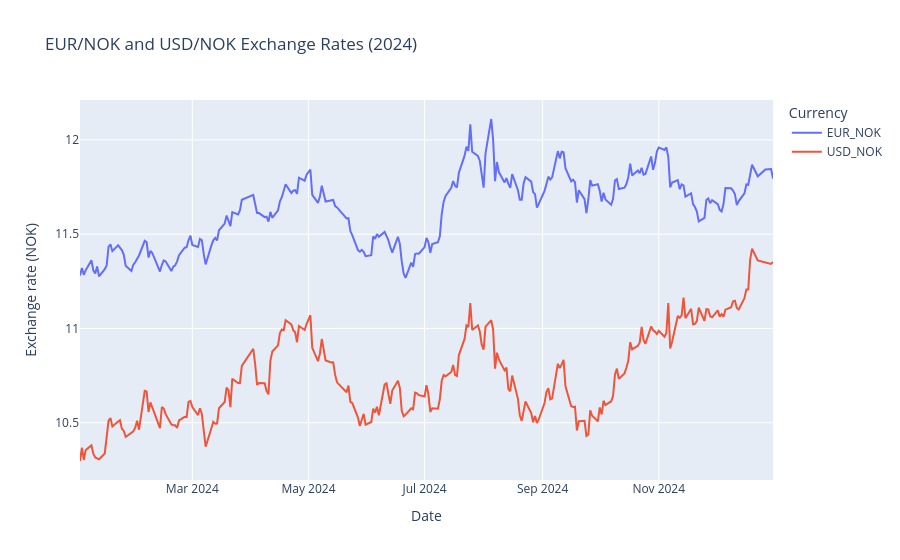

Write notebook code for a chart like this one.
### Code cell
fig = px.line(
    exchange_rates,
    x="date",
    y=["EUR_NOK", "USD_NOK"],
    title="EUR/NOK and USD/NOK Exchange Rates (2024)",
    labels={
        "date": "Date",
        "value": "Exchange rate (NOK)",
        "variable": "Currency"
    }
)

fig.show()

### Figure 1 — Plotly figure (JSON) as saved in the notebook; plotly's stock layout.template omitted (floating-point values rounded to 4 significant figures; data arrays with more than 128 entries replaced by an {"elided": "..."} marker saying what was removed)
{"data": [{"hovertemplate": "Currency=EUR_NOK<br>Date=%{x}<br>Exchange rate (NOK)=%{y}<extra></extra>", "legendgroup": "EUR_NOK", "line": {"color": "#636efa", "dash": "solid"}, "marker": {"symbol": "circle"}, "mode": "lines", "name": "EUR_NOK", "orientation": "v", "showlegend": true, "type": "scatter", "x": {"elided": "251 str values"}, "xaxis": "x", "y": {"elided": "251 float values"}, "yaxis": "y"}, {"hovertemplate": "Currency=USD_NOK<br>Date=%{x}<br>Exchange rate (NOK)=%{y}<extra></extra>", "legendgroup": "USD_NOK", "line": {"color": "#EF553B", "dash": "solid"}, "marker": {"symbol": "circle"}, "mode": "lines", "name": "USD_NOK", "orientation": "v", "showlegend": true, "type": "scatter", "x": {"elided": "251 str values"}, "xaxis": "x", "y": {"elided": "251 float values"}, "yaxis": "y"}], "layout": {"legend": {"title": {"text": "Currency"}, "tracegroupgap": 0}, "title": {"text": "EUR/NOK and USD/NOK Exchange Rates (2024)"}, "xaxis": {"anchor": "y", "domain": [0, 1], "title": {"text": "Date"}}, "yaxis": {"anchor": "x", "domain": [0, 1], "title": {"text": "Exchange rate (NOK)"}}}}
